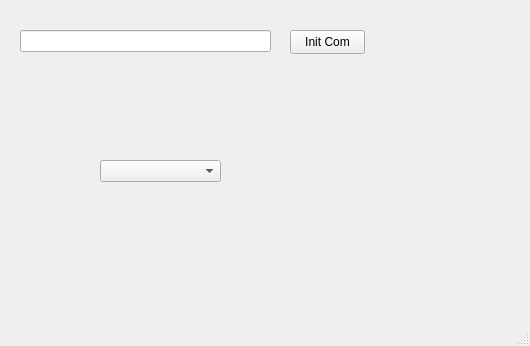
<?xml version="1.0" encoding="UTF-8"?>
<ui version="4.0">
 <class>MainWindow</class>
 <widget class="QMainWindow" name="MainWindow">
  <property name="geometry">
   <rect>
    <x>0</x>
    <y>0</y>
    <width>530</width>
    <height>346</height>
   </rect>
  </property>
  <property name="windowTitle">
   <string>MainWindow</string>
  </property>
  <widget class="QWidget" name="centralwidget">
   <widget class="QLineEdit" name="lineEdit_Serial_Data">
    <property name="geometry">
     <rect>
      <x>20</x>
      <y>30</y>
      <width>251</width>
      <height>22</height>
     </rect>
    </property>
   </widget>
   <widget class="QPushButton" name="pushButton_Send">
    <property name="geometry">
     <rect>
      <x>290</x>
      <y>30</y>
      <width>75</width>
      <height>24</height>
     </rect>
    </property>
    <property name="text">
     <string>Init Com</string>
    </property>
   </widget>
   <widget class="QComboBox" name="COMBox">
    <property name="geometry">
     <rect>
      <x>100</x>
      <y>160</y>
      <width>121</width>
      <height>22</height>
     </rect>
    </property>
   </widget>
  </widget>
  <widget class="QMenuBar" name="menubar">
   <property name="geometry">
    <rect>
     <x>0</x>
     <y>0</y>
     <width>530</width>
     <height>22</height>
    </rect>
   </property>
  </widget>
  <widget class="QStatusBar" name="statusbar"/>
 </widget>
 <resources/>
 <connections/>
</ui>
